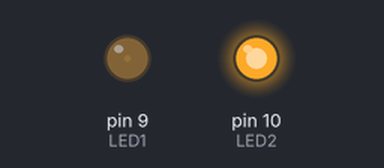
The sketch below on a simulated Arduino Uno, built with avr-gcc and run on an emulated ATmega328P. Shown: output pins drawn as LEDs (lit = HIGH).

Above: at 0.05 s.
At 1.15 s:
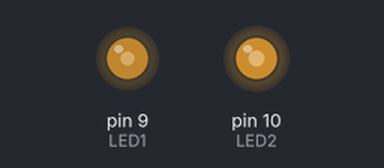
At 2.3 s:
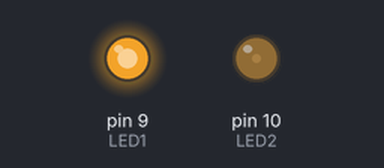
At 4.6 s:
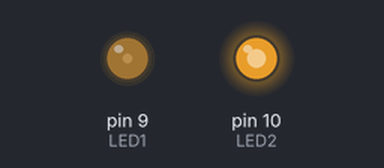
Timing chart, 0 to 6.7 s (numbered marks = the images above):
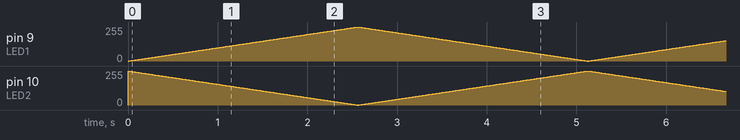

The sketch:

0402code2.ino
```cpp
const int LED1 = 9; // 첫 번째 LED 핀 번호
const int LED2 = 10; // 두 번째 LED 핀 번호

void setup() {
  pinMode(LED1, OUTPUT);
  pinMode(LED2, OUTPUT);
}

void loop() {
  for (int i = 0; i <= 255; i++) {
    analogWrite(LED1, i); // LED1 밝기 증가
    analogWrite(LED2, 255 - i); // LED2 밝기 감소
    delay(10);
  }
  for (int i = 255; i >= 0; i--) {
    analogWrite(LED1, i); // LED1 밝기 감소
    analogWrite(LED2, 255 - i); // LED2 밝기 증가
    delay(10);
  }
}
```
